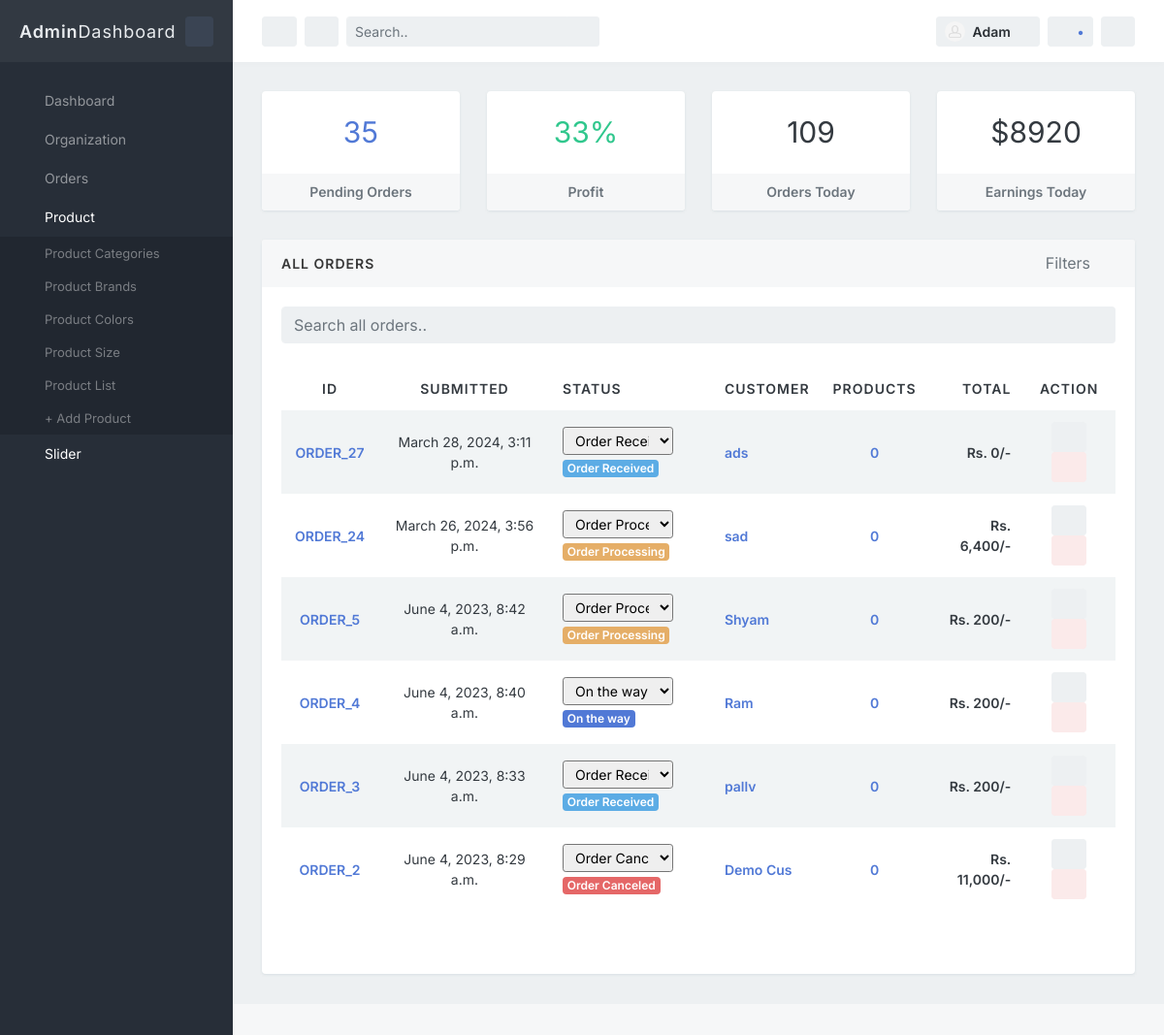
Before: /admin-dashboard/ (signed in) with the older database file.
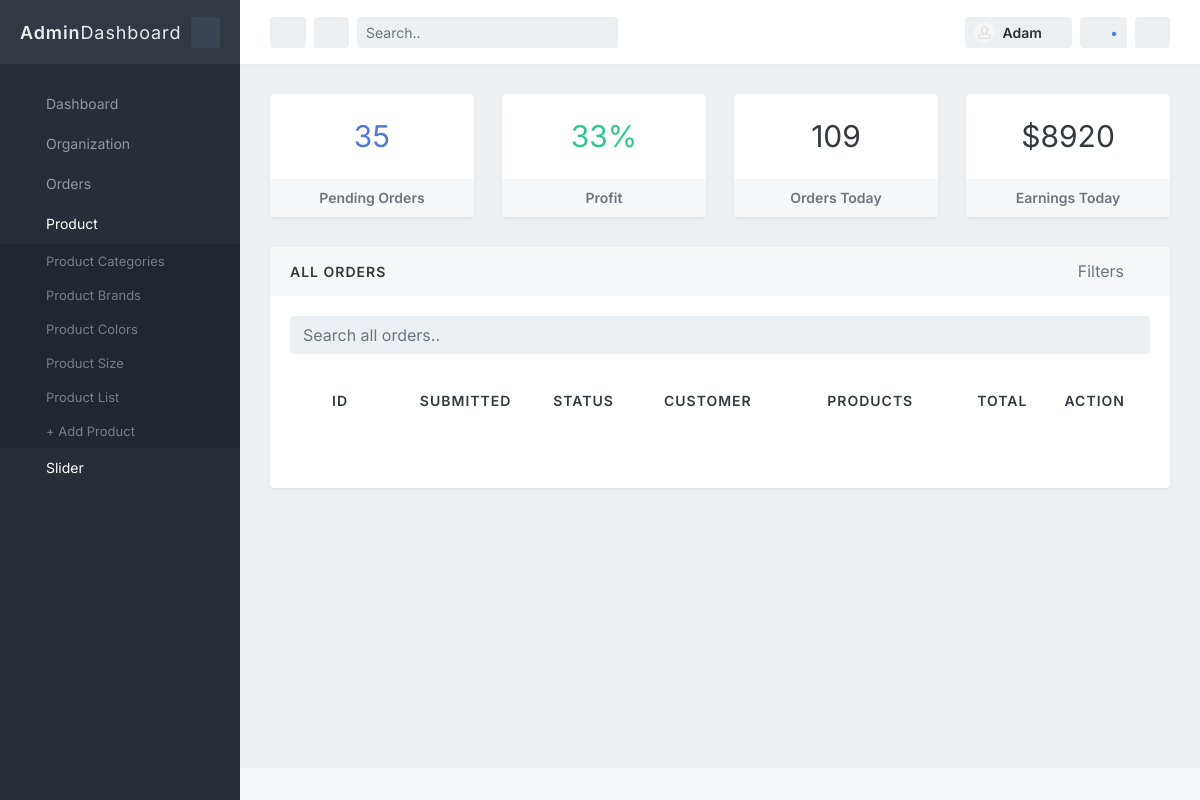
After: the same page with the newer database file.
### eshopapp/models.py (models this page shows, shortened)
class TimeStamp(models.Model):
    created_at = models.DateTimeField(auto_now_add=True)
    updated_at = models.DateTimeField(null=True, blank=True)
    is_active = models.BooleanField(default=True, null=True, blank=True)
    class Meta:
        abstract = True

class Order(TimeStamp):
    slug =models.SlugField(unique=True, null=True, editable=False, blank=True,max_length=100)
    cart = models.OneToOneField(Cart, on_delete=models.CASCADE, default='1')
    ordered_by = models.CharField(max_length=200)
    shipping_address = models.CharField(max_length=200)
    mobile = models.CharField(max_length=10)
    email = models.EmailField(null=True, blank=True)
    subtotal = models.PositiveIntegerField()
    discount = models.PositiveIntegerField(null=True, blank=True)
    total = models.PositiveIntegerField()
    order_status = models.CharField(max_length=50, choices=ORDER_STATUS,default=ORDER_STATUS[1][1])
    created_at = models.DateTimeField(auto_now_add=True)
    shipping_charge = models.PositiveIntegerField(
        default=50, null=True, blank=True)
    payment_completed = models.BooleanField(
        default=False, null=True, blank=True)

class Cart(models.Model):
    customer = models.ForeignKey(
        Customer, on_delete=models.SET_NULL, null=True, blank=True)
    total = models.PositiveIntegerField(default=0)
    created_at = models.DateTimeField(auto_now_add=True)

### eshopapp/views.py (the view)
class AdminDashboardView(AdminRequiredMixin,TemplateView):
    template_name = 'admintemplates/admindashboard.html'

### templates/admintemplates/admindashboard.html (shortened to what this page needs)
{%extends 'admintemplates/adminbase.html'%}
{% load humanize %}
{% block 'admindashboard' %}
            <main id="main-container">
                <div class="content">
                    <div class="row">
                        <div class="col-6 col-lg-3">
                            <a class="block block-rounded block-link-shadow text-center" href="be_pages_ecom_orders.html">
                                <div class="block-content block-content-full">
                                    <div class="font-size-h2 text-primary">35</div>
                                </div>
                                <div class="block-content py-2 bg-body-light">
                                    <p class="font-w600 font-size-sm text-muted mb-0">
                                        Pending Orders
                                    </p>
                                </div>
                            </a>
                        </div>
                        <div class="col-6 col-lg-3">
                            <a class="block block-rounded block-link-shadow text-center" href="javascript:void(0)">
                                <div class="block-content block-content-full">
                                    <div class="font-size-h2 text-success">33%</div>
                                </div>
                                <div class="block-content py-2 bg-body-light">
                                    <p class="font-w600 font-size-sm text-muted mb-0">
                                        Profit
                                    </p>
                                </div>
                            </a>
                        </div>
                        <div class="col-6 col-lg-3">
                            <a class="block block-rounded block-link-shadow text-center" href="javascript:void(0)">
                                <div class="block-content block-content-full">
                                    <div class="font-size-h2 text-dark">109</div>
                                </div>
                                <div class="block-content py-2 bg-body-light">
                                    <p class="font-w600 font-size-sm text-muted mb-0">
                                        Orders Today
                                    </p>
                                </div>
                            </a>
                        </div>
                        <div class="col-6 col-lg-3">
                            <a class="block block-rounded block-link-shadow text-center" href="javascript:void(0)">
                                <div class="block-content block-content-full">
                                    <div class="font-size-h2 text-dark">$8920</div>
                                </div>
                                <div class="block-content py-2 bg-body-light">
                                    <p class="font-w600 font-size-sm text-muted mb-0">
                                        Earnings Today
                                    </p>
                                </div>
                            </a>
                        </div>
                    </div>
            <div class="block block-rounded">
                <div class="block-header block-header-default">
                    <h3 class="block-title">All Orders</h3>
                    <div class="block-options">
                        <div class="dropdown">
                            <button type="button" class="btn-block-option" id="dropdown-ecom-filters" data-toggle="dropdown" aria-haspopup="true" aria-expanded="false">
                                Filters <i class="fa fa-angle-down ml-1"></i>
                            </button>
                        </div>
                    </div>
                </div>
                <div class="block-content">
                    <form action="be_pages_ecom_orders.html" method="POST" onsubmit="return false;">
                        <div class="form-group">
                            <div class="input-group">
                                <input type="text" class="form-control form-control-alt" id="one-ecom-orders-search" name="one-ecom-orders-search" placeholder="Search all orders..">
                                <div class="input-group-append">
                                    <span class="input-group-text bg-body border-0">
                                        <i class="fa fa-search"></i>
                                    </span>
                                </div>
                            </div>
                        </div>
                    </form>
                    <div class="table-responsive">
                        <table class="table table-borderless table-striped table-vcenter">
                            <thead>
                                <tr>
                                    <th class="text-center" style="width: 100px;">ID</th>
                                    <th class="d-none d-sm-table-cell text-center">Submitted</th>
                                    <th>Status</th>
                                    <th class="d-none d-xl-table-cell">Customer</th>
                                    <th class="d-none d-xl-table-cell text-center">Products</th>
                                    <th class="d-none d-sm-table-cell text-right">Total</th>
                                    <th class="text-center">Action</th>
                                </tr>
                            </thead>
                            <tbody>
                                <tr>
                                    {% for order in orderlist  %}
                                    <td class="text-center font-size-sm">
                                        <a class="font-w600" href="{% url 'eshopapp:adminorderdetail' order.id %}">
                                            <strong>ORDER_{{order.id}}</strong>
                                        </a>
                                    </td>
                                    <td class="d-none d-sm-table-cell text-center font-size-sm">{{order.created_at}}</td>
                                    <td>
                                        <div class="form-group m-0 p-0">
                                            <select style="width: 80%;" class="form-control-sm  h-50 orderstatus" data-href="{% url 'eshopapp:ajax_order_statuschange' %}" id="one-ecom-product-published-{{order.id}}" data-order-id="{{order.id}}" name="order-select">
                                                <option o_id="{{order.id}}" {% if order.order_status == 'Order Received' %} selected{% endif %}    value="Order Received"   >Order Received</option>
                                                <option o_id="{{order.id}}"  {% if order.order_status == 'Order Processing' %} selected{% endif %}  value="Order Processing">Order Processing</option>
                                                <option o_id="{{order.id}}" {% if order.order_status == 'On the way' %} selected{% endif %}  value="On the way">On the way</option>
                                                <option o_id="{{order.id}}"  {% if order.order_status == 'Order Canceled' %} selected{% endif %}  value="Order Canceled">Order Canceled</option>
                                            </select>
                                        </div>
                                </div>
                                    {% if order.order_status == 'Order Received' %}
                                    <span class="badge badge-info">{{order.order_status}}</span>
                                   {% elif order.order_status == 'Order Processing' %}
                                            <span class="badge badge-warning">{{order.order_status}}</span>
                                   {% elif order.order_status == 'On the way' %}
                                            <span class="badge badge-primary">{{order.order_status}}</span>
                                   {% elif order.order_status == 'Order Completed' %}
                                            <span class="badge badge-success">{{order.order_status}}</span>
                                   {% elif order.order_status == 'Order Canceled' %}
                                            <span class="badge badge-danger">{{order.order_status}}</span>
                                    {% endif %}
                                    </td>
                                    <td class="d-none d-xl-table-cell font-size-sm">
                                        <a class="font-w600" >{{order.ordered_by}}</a>
                                    </td>
                                    <td class="d-none d-xl-table-cell text-center font-size-sm">
                                        <a class="font-w600" href="be_pages_ecom_order.html">{{order.cart.cartproduct_set.all.count}}</a>
                                    </td>
                                    <td class="d-none d-sm-table-cell text-right font-size-sm">
                                        <strong>Rs. {{order.total|intcomma}}/-</strong>
                                    </td>
                                    <td class="text-center">
                                        <a class="btn btn-sm btn-alt-secondary" href="{% url 'eshopapp:adminorderdetail' order.id %}" data-toggle="tooltip" title="View">
                                            <i class="fa fa-fw fa-eye"></i>
                                        </a>
                                        <a type="button" class="btn btn-sm btn-alt-danger "  data-toggle="modal" data-target="#modal-block-normal-{{order.id}}"   title="Delete">
                                            <i class="fa fa-fw fa-times text-danger"></i>
                                        </a>
                                    </td>
                                {% endfor %}
                            </tbody>
                        </table>
                    </div>
                 <div class="container-fluid pt-5">
                </div>
                </div>
            </div>
                </div>
            </main>
            {%endblock%}

Changed rows visible on the page:
removed Order: id "27", created_at "March 28, 2024, 3:11 p.m.", order-select "Order Received", order_status "Order Received", ordered_by "ads", cart.cartproduct_set.all.count "0", total "0"
removed Order: id "24", created_at "March 26, 2024, 3:56 p.m.", order-select "Order Processing", order_status "Order Processing", ordered_by "sad", cart.cartproduct_set.all.count "0", total "6,400"
removed Order: id "5", created_at "June 4, 2023, 8:42 a.m.", order-select "Order Processing", order_status "Order Processing", ordered_by "Shyam", cart.cartproduct_set.all.count "0", total "200"
removed Order: id "4", created_at "June 4, 2023, 8:40 a.m.", order-select "On the way", order_status "On the way", ordered_by "Ram", cart.cartproduct_set.all.count "0", total "200"
removed Order: id "3", created_at "June 4, 2023, 8:33 a.m.", order-select "Order Received", order_status "Order Received", ordered_by "pallv", cart.cartproduct_set.all.count "0", total "200"
removed Order: id "2", created_at "June 4, 2023, 8:29 a.m.", order-select "Order Canceled", order_status "Order Canceled", ordered_by "Demo Cus", cart.cartproduct_set.all.count "0", total "11,000"
